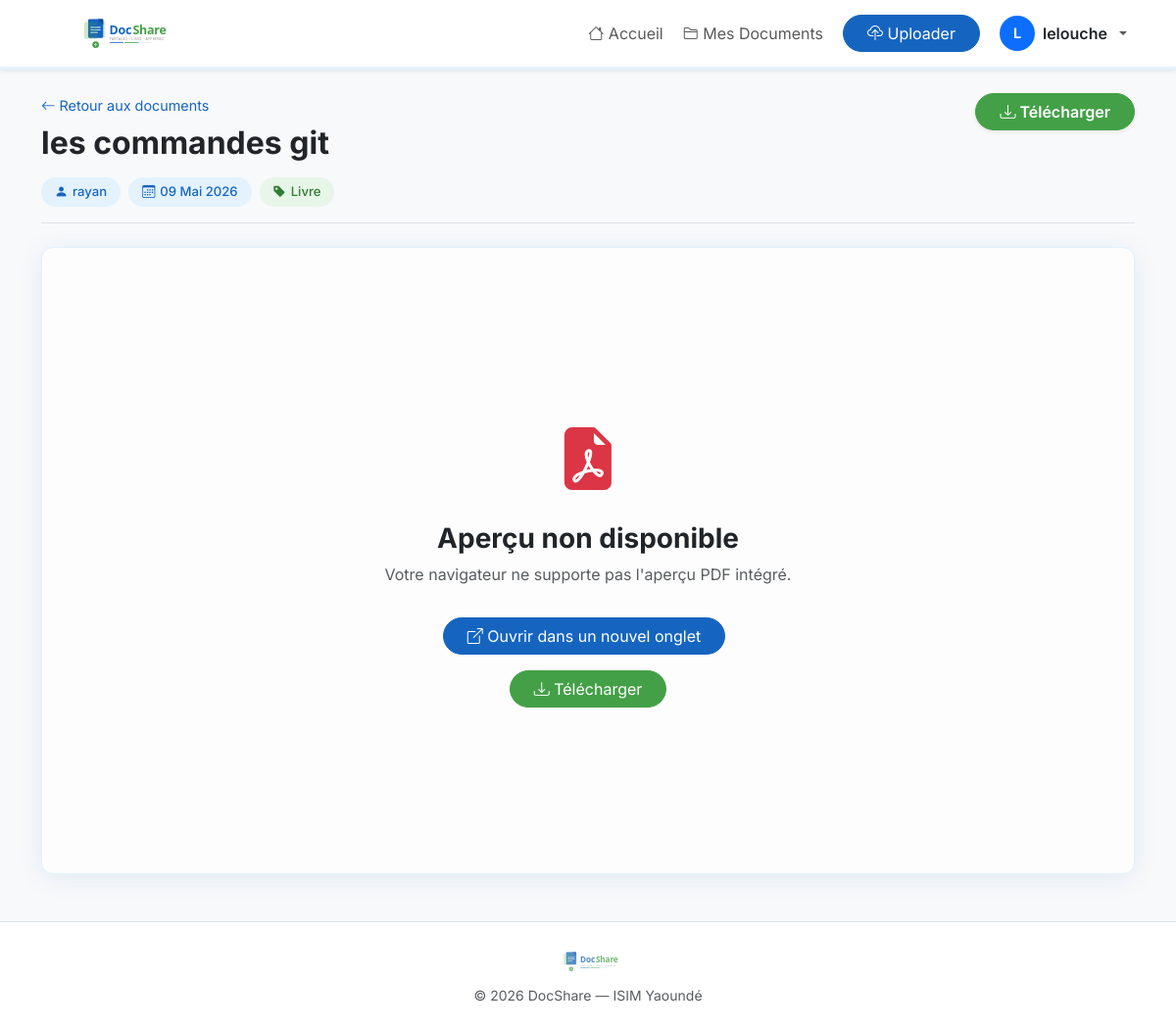
/lire/3/ (signed in), run on the app's committed database.
### core/models.py (models this page shows, shortened)
class Document(models.Model):
    titre = models.CharField(max_length=255)
    description = models.TextField(blank=True)
    fichier = models.FileField(upload_to='documents/')
    categorie = models.CharField(max_length=100)
    auteur = models.ForeignKey(User, on_delete=models.CASCADE)
    date_upload = models.DateTimeField(auto_now_add=True)

### core/views.py (the view)
# urls.py: path('lire/<int:doc_id>/', views.lire_document, name='lire_document'),
def lire_document(request, doc_id):
    document = get_object_or_404(Document, id=doc_id)
    return render(request, 'core/lire.html', {'document': document})

### core/templates/core/lire.html (shortened to what this page needs)
{% extends 'core/base.html' %}
{% load static %}
{% block content %}
<div class="container my-4 fade-in">
    <div class="d-flex flex-column flex-md-row justify-content-between align-items-md-start mb-4 pb-3 border-bottom gap-3">
        <div class="flex-grow-1">
            <a href="{% url 'home' %}" class="text-decoration-none mb-2 d-inline-block" style="color:#1565C0; font-size:0.9rem;">
                <i class="bi bi-arrow-left"></i> Retour aux documents
            </a>
            <h1 class="h2 fw-bold text-dark mb-3">{{ document.titre }}</h1>
            <div class="d-flex flex-wrap gap-2">
                <span class="meta-badge"><i class="bi bi-person-fill"></i> {{ document.auteur.username }}</span>
                <span class="meta-badge"><i class="bi bi-calendar3"></i> {{ document.date_upload|date:"d M Y" }}</span>
                <span class="meta-badge green"><i class="bi bi-tag-fill"></i> {{ document.categorie }}</span>
            </div>
        </div>
        <div class="d-flex flex-row flex-md-column gap-2 flex-shrink-0">
            <a href="{{ document.fichier.url }}" download class="btn btn-success rounded-pill px-4 shadow-sm fw-semibold">
                <i class="bi bi-download"></i> Télécharger
            </a>
        </div>
    </div>
    <div class="reader-container">
        {% with name_lower=document.fichier.name|lower %}
            {% if '.pdf' in name_lower %}
                <object data="{{ document.fichier.url }}" type="application/pdf">
                    <div class="no-preview">
                        <i class="bi bi-file-earmark-pdf-fill text-danger" style="font-size:4rem;"></i>
                        <h3 class="mt-3 fw-bold">Aperçu non disponible</h3>
                        <p class="text-muted">Votre navigateur ne supporte pas l'aperçu PDF intégré.</p>
                        <a href="{{ document.fichier.url }}" target="_blank" class="btn btn-primary mt-3 rounded-pill px-4 me-2">
                            <i class="bi bi-box-arrow-up-right"></i> Ouvrir dans un nouvel onglet
                        </a>
                        <a href="{{ document.fichier.url }}" download class="btn btn-success mt-3 rounded-pill px-4">
                            <i class="bi bi-download"></i> Télécharger
                        </a>
                    </div>
                </object>
            {% elif '.txt' in name_lower %}
                <iframe src="{{ document.fichier.url }}" title="{{ document.titre }}" style="background:white;"></iframe>
            {% endif %}
        {% endwith %}
    </div>
</div>
{% endblock %}

### core/templates/core/base.html (shortened to what this page needs)
{% load static %}
<!DOCTYPE html>
<html lang="fr">
<head>
    <link href="https://cdn.jsdelivr.net/npm/bootstrap@5.3.2/dist/css/bootstrap.min.css" rel="stylesheet">
    <link rel="stylesheet" href="https://cdn.jsdelivr.net/npm/bootstrap-icons@1.11.1/font/bootstrap-icons.css">
    <link rel="stylesheet" href="{% static 'css/home.css' %}">
</head>
<body>
    <nav class="navbar navbar-expand-lg navbar-light bg-white shadow-sm sticky-top">
        <div class="container">
            <a class="navbar-brand p-0" href="{% url 'home' %}">
                <img src="{% static 'images/docshare_logo.svg' %}" alt="DocShare" height="50">
            </a>
            <div class="collapse navbar-collapse justify-content-end" id="navbarNav">
                <ul class="navbar-nav align-items-center gap-1">
                    <li class="nav-item">
                        <a class="nav-link" href="{% url 'home' %}"><i class="bi bi-house"></i> Accueil</a>
                    </li>
                    {% if user.is_authenticated %}
                    <li class="nav-item">
                        <a class="nav-link" href="{% url 'mes_documents' %}"><i class="bi bi-folder2"></i> Mes
                            Documents</a>
                    </li>
                    <li class="nav-item">
                        <a class="btn btn-primary rounded-pill px-4 ms-2" href="{% url 'uploader_document' %}">
                            <i class="bi bi-cloud-upload"></i> Uploader
                        </a>
                    </li>
                    <li class="nav-item dropdown ms-2">
                        <a class="nav-link dropdown-toggle d-flex align-items-center gap-2" href="#" id="userDropdown"
                            role="button" data-bs-toggle="dropdown" aria-expanded="false">
                            <span
                                class="bg-primary text-white rounded-circle d-flex align-items-center justify-content-center fw-bold"
                                style="width:36px;height:36px;font-size:0.9rem;">
                                {{ user.username|slice:":1"|upper }}
                            </span>
                            <span class="fw-semibold text-dark">{{ user.username }}</span>
                        </a>
                    </li>
                    {% endif %}
                </ul>
            </div>
        </div>
    </nav>
    {% block content %}{% endblock %}
    <footer class="bg-white text-center py-4 mt-5 border-top">
        <div class="container">
            <img src="{% static 'images/docshare_logo.svg' %}" alt="DocShare" height="32" class="mb-2 opacity-75">
            <p class="mb-0 text-muted small">© 2026 DocShare — ISIM Yaoundé</p>
        </div>
    </footer>
</body>
</html>

### static/css/home.css (style rules this page uses)
:root { --primary: #1565C0; --primary-dark: #0D47A1; --primary-light: #E3F2FD; --accent: #43A047; --accent-dark: #2E7D32; --accent-light: #E8F5E9; --text: #212529; --text-muted: #6c757d; --bg: #f8f9fa; --white: #ffffff; --border: #dee2e6; --radius: 10px; }
body { font-family: 'Segoe UI', Tahoma, Geneva, Verdana, sans-serif; background-color: var(--bg); color: var(--text); }
.navbar { border-bottom: 3px solid var(--primary-light); }
.navbar-brand img { height: 48px; width: auto; }
.btn-primary { background-color: var(--primary) !important; border-color: var(--primary) !important; }
.btn-success { background-color: var(--accent) !important; border-color: var(--accent) !important; }
a { color: var(--primary); }

### core/templates/core/base.html (style rules this page uses)
body { font-family: 'Inter', 'Segoe UI', sans-serif; background-color: #f8f9fa; }
.fade-in { opacity: 0; transform: translateY(20px); transition: opacity 0.6s ease-out, transform 0.6s ease-out; }
.fade-in.visible { opacity: 1; transform: translateY(0); }

### core/templates/core/lire.html (style rules this page uses)
.reader-container { height: 80vh; min-height: 500px; border-radius: 12px; overflow: hidden; box-shadow: 0 4px 24px rgba(21,101,192,0.10); background: #fdfdfd; border: 1px solid #E3F2FD; }
.reader-container object, .reader-container iframe { width: 100%; height: 100%; border: none; display: block; }
.no-preview { display: flex; flex-direction: column; align-items: center; justify-content: center; height: 100%; text-align: center; padding: 2rem; }
.meta-badge { background: #E3F2FD; padding: 5px 14px; border-radius: 20px; font-size: 0.82rem; color: #1565C0; display: inline-flex; align-items: center; gap: 5px; font-weight: 500; }
.meta-badge.green { background: #E8F5E9; color: #2E7D32; }

### data on the page
Document: titre "les commandes git", auteur.username "rayan", date_upload "09 Mai 2026", categorie "Livre"

### other printed values
{{ user.username|slice:":1"|upper }} "L"
{{ user.username }} "lelouche"
